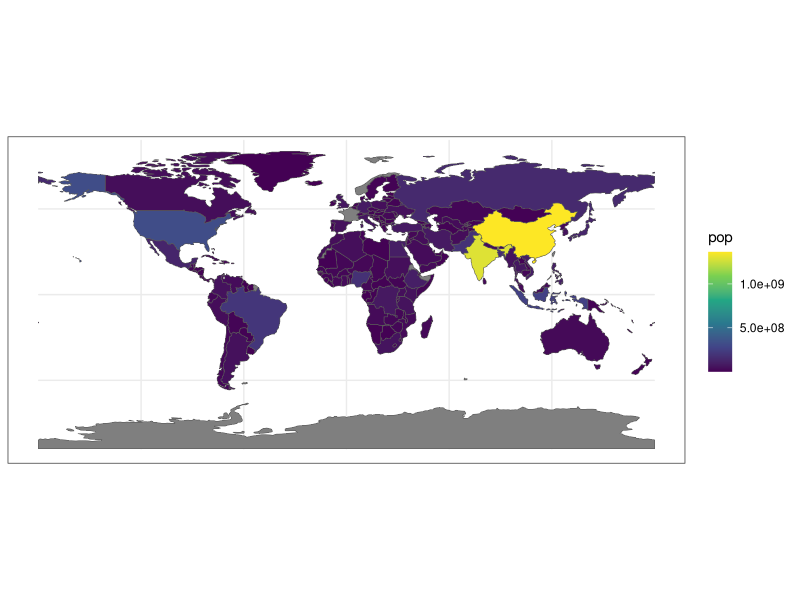
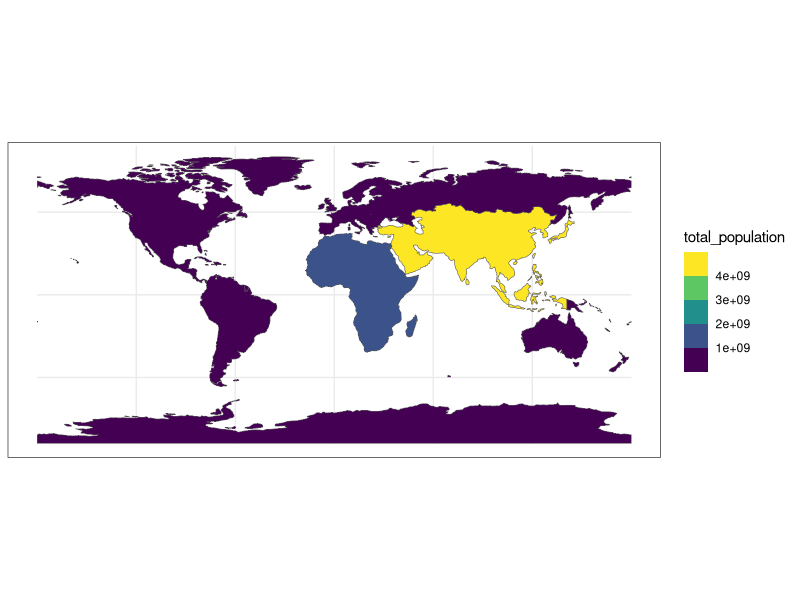
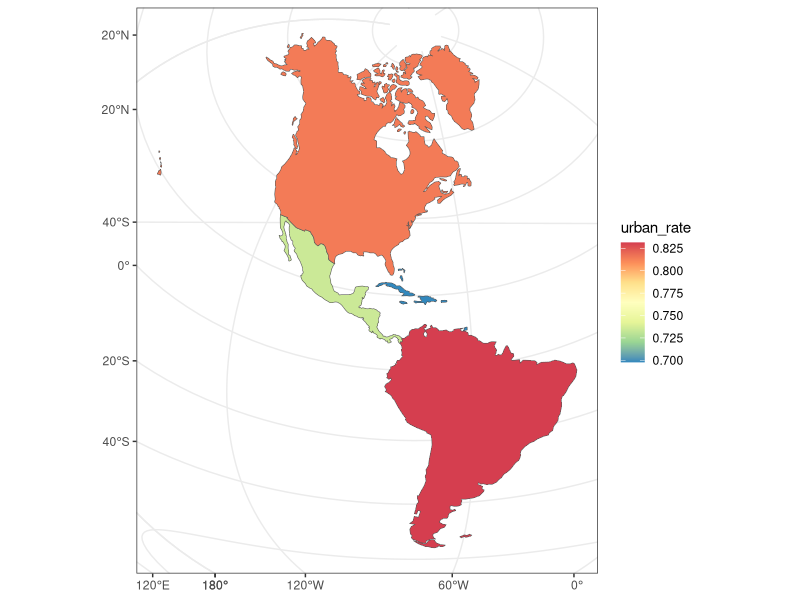
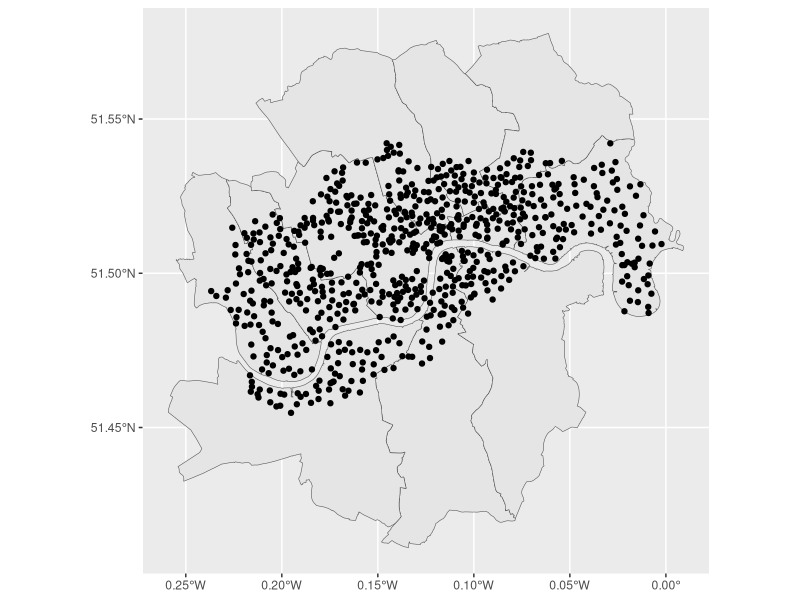
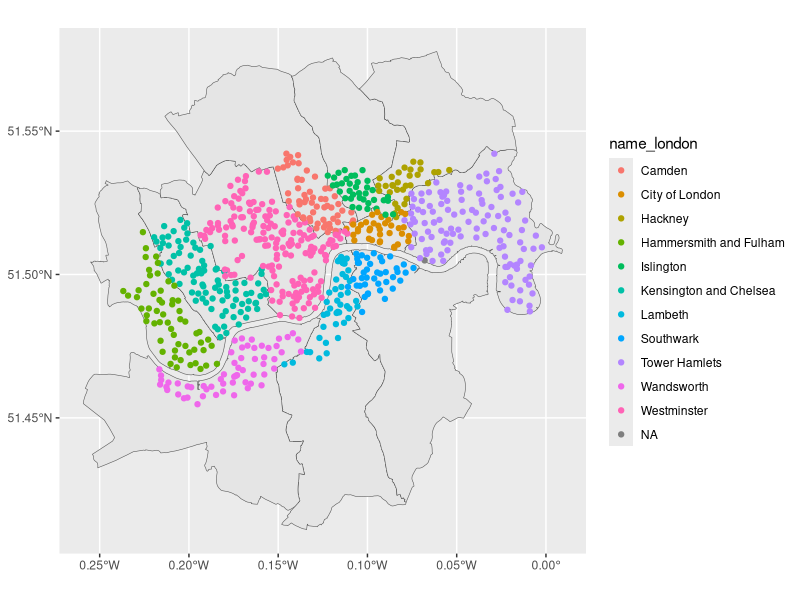
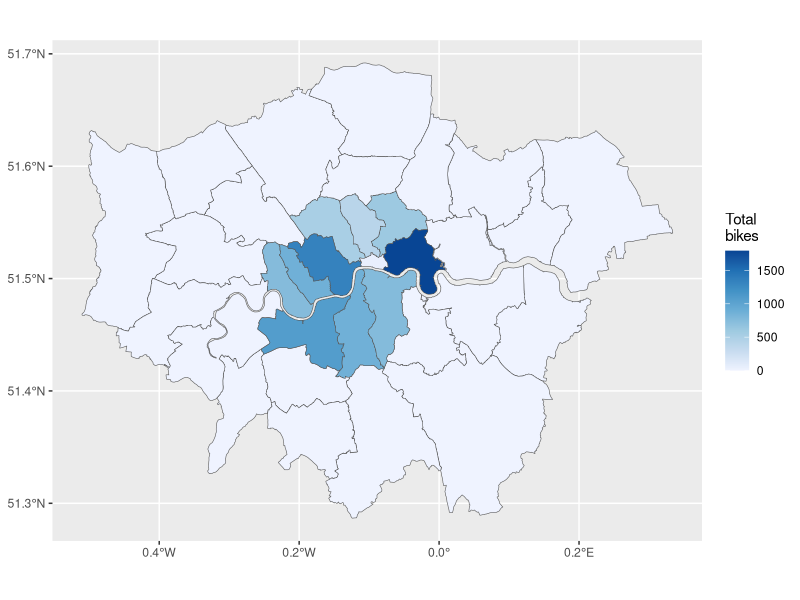

Write the R code that produced these figures, in order.
## ---- chunk 1
options(htmltools.dir.version = FALSE)

# library(xaringanthemer)
# # style_mono_accent(
# #   base_color = "#1c5253"
# #   # header_font_google = google_font("Josefin Sans"),
# #   # text_font_google   = google_font("Montserrat", "300", "300i"),
# #   # code_font_google   = google_font("Fira Mono")
# # )
# # style_xaringan(link_color = 'red')
# style_xaringan(
#   text_font_family = "Droid Serif",
#   text_font_url = "https://fonts.googleapis.com/css?family=Droid+Serif:400,700,400italic",
#   header_font_google = google_font("Yanone Kaffeesatz")
# )
# other colors:
# blue: rgb(0,114,178)
# orange: rgb(213,94,0)
# green: rgb(0,158,115)
## ---- chunk 2
options(width = 70)
library(sf)
library(tidyverse)
library(spData)
world #<<
## ---- chunk 3
options(width = 70)
library(sf)
library(tidyverse)
library(spData)
world %>% select(name_long, continent) #<<
## ---- chunk 4
options(width = 70)
library(sf)
library(tidyverse)
library(spData)
world %>% select(name_long, continent) %>% slice(1:2) #<<
## ---- chunk 5
options(width = 70)
library(sf)
library(tidyverse)
library(spData)
world %>% select(name_long, continent) %>% filter(continent=='South America') #<<
## ---- chunk 6
options(width = 70)
library(sf)
library(tidyverse)
library(spData)
world %>% select(name_long, continent) %>% filter(continent=='South America') %>%
  left_join(coffee_data) # data of coffee production by country (name_long) #<<
## ---- chunk 7
options(width = 70)
library(sf)
library(tidyverse)
library(spData)
world %>% select(name_long, continent, pop) #<<
## ---- chunk 8
options(width = 70)
library(sf)
library(tidyverse)
library(spData)
world %>% select(name_long, continent, pop) %>% 
  group_by(continent) %>% #<<
  summarise(total_population = sum(pop, na.rm = T)) #<<
## ---- chunk 9
library(sf)
library(tidyverse)
library(spData)
p<-ggplot(world) + 
  geom_sf(aes(fill=pop)) + 
  scale_fill_continuous(type = "viridis") +
  theme_bw()
p
## ---- chunk 10
library(sf)
library(tidyverse)
library(spData)
p<-ggplot(
  world %>% select(name_long, continent, pop) %>% 
  group_by(continent) %>% #<<
  summarise(total_population = sum(pop, na.rm = T))
) + 
  geom_sf(aes(fill=total_population)) + 
  scale_fill_binned(type = "viridis") +
  theme_bw()
p
## ---- chunk 11
sf.world <- world %>% filter(!is.na(iso_a2))
df.wb <- worldbank_df %>% filter(!is.na(iso_a2))

sf.merged <- sf.world %>% 
  left_join(df.wb) %>% 
  filter(continent %in% c('North America', 'South America')) %>% 
  group_by(subregion) %>% 
  summarise(total_urban = sum(urban_pop,na.rm=T), total_pop = sum(pop,na.rm=T)) %>% 
  mutate(urban_rate = total_urban/total_pop)

p<-ggplot(sf.merged) +
  geom_sf(aes(fill=urban_rate)) +
  scale_fill_distiller(palette = 'Spectral') +
  coord_sf(crs = "+proj=laea +x_0=0 +y_0=0 +lon_0=-74 +lat_0=40") +
  theme_bw()
p
## ---- chunk 12
sf.great.london <- lnd
sf.bikes <- cycle_hire

sf.great.london <- sf.great.london %>% 
  rename(name_london = NAME)
sf.bikes <- sf.bikes %>% 
  rename(name_bike = name)

# Spatial filtering:
sf.filtered <- sf.great.london %>% 
  st_filter(sf.bikes)

p<-ggplot() +
  geom_sf(data = sf.filtered) +
  geom_sf(data = sf.bikes)
p
## ---- chunk 13
sf.great.london <- lnd
sf.bikes <- cycle_hire

sf.great.london <- sf.great.london %>% 
  rename(name_london = NAME)
sf.bikes <- sf.bikes %>% 
  rename(name_bike = name)

# Spatial join:

sf.bikes.join <- sf.bikes %>% 
  st_join(sf.great.london)

p<-ggplot() +
  geom_sf(data = sf.filtered) +
  geom_sf(data = sf.bikes.join, aes(color = name_london))
p
## ---- chunk 14
sf.great.london <- lnd
sf.bikes <- cycle_hire

sf.great.london <- sf.great.london %>% 
  rename(name_london = NAME)
sf.bikes <- sf.bikes %>% 
  rename(name_bike = name)

# Spatial join + aggregation:

sf.glnd.join <- sf.great.london %>% 
  st_join(sf.bikes) %>% 
  group_by(name_london) %>% 
  summarize(
    total_bikes = sum(nbikes,na.rm = T),
    total_empty = sum(nempty,na.rm = T)
    )

p<-ggplot() +
  geom_sf(data = sf.glnd.join, aes(fill=total_bikes)) +
  scale_fill_distiller(name = 'Total\nbikes',direction = 1)
p
